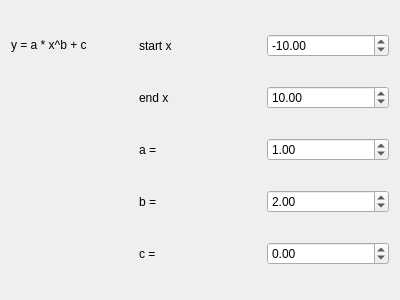
<?xml version="1.0" encoding="UTF-8"?>
<ui version="4.0">
 <class>MyDialog</class>
 <widget class="QDialog" name="MyDialog">
  <property name="geometry">
   <rect>
    <x>0</x>
    <y>0</y>
    <width>400</width>
    <height>300</height>
   </rect>
  </property>
  <property name="windowTitle">
   <string>Dialog</string>
  </property>
  <layout class="QGridLayout" name="gridLayout">
   <item row="3" column="3">
    <widget class="QLabel" name="label_5">
     <property name="text">
      <string>b =</string>
     </property>
    </widget>
   </item>
   <item row="2" column="3">
    <widget class="QLabel" name="label_4">
     <property name="text">
      <string>a =</string>
     </property>
    </widget>
   </item>
   <item row="4" column="3">
    <widget class="QLabel" name="label_6">
     <property name="text">
      <string>c =</string>
     </property>
    </widget>
   </item>
   <item row="2" column="4">
    <widget class="QDoubleSpinBox" name="aBox">
     <property name="minimum">
      <double>-1000.000000000000000</double>
     </property>
     <property name="maximum">
      <double>1000.000000000000000</double>
     </property>
     <property name="value">
      <double>1.000000000000000</double>
     </property>
    </widget>
   </item>
   <item row="3" column="4">
    <widget class="QDoubleSpinBox" name="bBox">
     <property name="minimum">
      <double>-1000.000000000000000</double>
     </property>
     <property name="maximum">
      <double>1000.000000000000000</double>
     </property>
     <property name="value">
      <double>2.000000000000000</double>
     </property>
    </widget>
   </item>
   <item row="4" column="4">
    <widget class="QDoubleSpinBox" name="cBox">
     <property name="minimum">
      <double>-1000.000000000000000</double>
     </property>
     <property name="maximum">
      <double>1000.000000000000000</double>
     </property>
    </widget>
   </item>
   <item row="0" column="4">
    <widget class="QDoubleSpinBox" name="xStart">
     <property name="minimum">
      <double>-1000.000000000000000</double>
     </property>
     <property name="maximum">
      <double>1000.000000000000000</double>
     </property>
     <property name="value">
      <double>-10.000000000000000</double>
     </property>
    </widget>
   </item>
   <item row="1" column="4">
    <widget class="QDoubleSpinBox" name="xEnd">
     <property name="minimum">
      <double>-1000.000000000000000</double>
     </property>
     <property name="maximum">
      <double>1000.000000000000000</double>
     </property>
     <property name="value">
      <double>10.000000000000000</double>
     </property>
    </widget>
   </item>
   <item row="0" column="3">
    <widget class="QLabel" name="label_2">
     <property name="text">
      <string>start x</string>
     </property>
    </widget>
   </item>
   <item row="1" column="3">
    <widget class="QLabel" name="label">
     <property name="text">
      <string>end x</string>
     </property>
    </widget>
   </item>
   <item row="0" column="0">
    <widget class="QLabel" name="label_3">
     <property name="text">
      <string>&lt;html&gt;&lt;head/&gt;&lt;body&gt;&lt;p&gt;y = a * x^b + c&lt;/p&gt;&lt;/body&gt;&lt;/html&gt;</string>
     </property>
    </widget>
   </item>
  </layout>
 </widget>
 <resources/>
 <connections/>
</ui>
